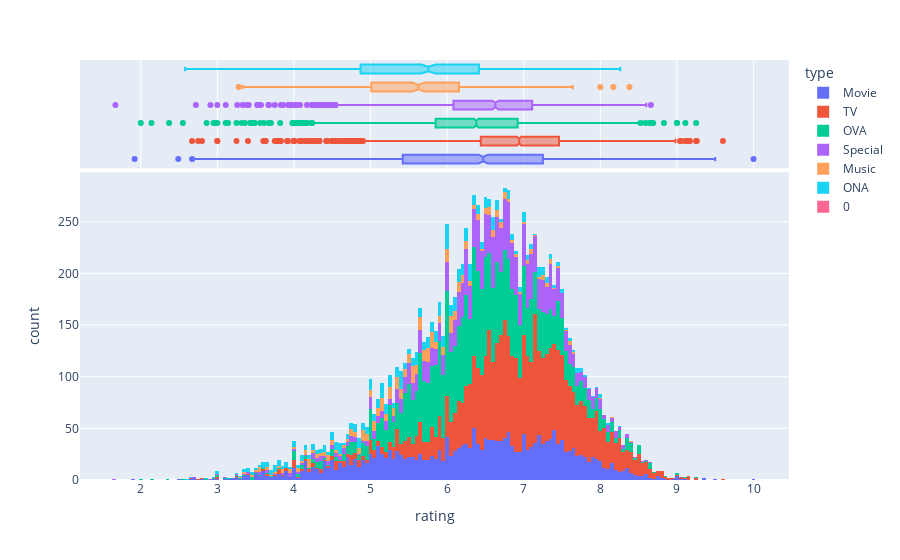

Here is the notebook cell this chart was saved with:
### Code cell
import plotly.express as px
data_import["type"] = data_import["type"].fillna(0)
px.histogram(data_import, x = "rating", color = "type", marginal = "box")

### Figure 1 — Plotly figure (JSON) as saved in the notebook; plotly's stock layout.template omitted (floating-point values rounded to 4 significant figures; data arrays with more than 128 entries replaced by an {"elided": "..."} marker saying what was removed)
{"data": [{"alignmentgroup": "True", "bingroup": "x", "hovertemplate": "type=Movie<br>rating=%{x}<br>count=%{y}<extra></extra>", "legendgroup": "Movie", "marker": {"color": "#636efa"}, "name": "Movie", "offsetgroup": "Movie", "orientation": "v", "showlegend": true, "type": "histogram", "x": {"elided": "2348 float values"}, "xaxis": "x", "yaxis": "y"}, {"alignmentgroup": "True", "hovertemplate": "type=Movie<br>rating=%{x}<extra></extra>", "legendgroup": "Movie", "marker": {"color": "#636efa"}, "name": "Movie", "notched": true, "offsetgroup": "Movie", "showlegend": false, "type": "box", "x": {"elided": "2348 float values"}, "xaxis": "x2", "yaxis": "y2"}, {"alignmentgroup": "True", "bingroup": "x", "hovertemplate": "type=TV<br>rating=%{x}<br>count=%{y}<extra></extra>", "legendgroup": "TV", "marker": {"color": "#EF553B"}, "name": "TV", "offsetgroup": "TV", "orientation": "v", "showlegend": true, "type": "histogram", "x": {"elided": "3787 float values"}, "xaxis": "x", "yaxis": "y"}, {"alignmentgroup": "True", "hovertemplate": "type=TV<br>rating=%{x}<extra></extra>", "legendgroup": "TV", "marker": {"color": "#EF553B"}, "name": "TV", "notched": true, "offsetgroup": "TV", "showlegend": false, "type": "box", "x": {"elided": "3787 float values"}, "xaxis": "x2", "yaxis": "y2"}, {"alignmentgroup": "True", "bingroup": "x", "hovertemplate": "type=OVA<br>rating=%{x}<br>count=%{y}<extra></extra>", "legendgroup": "OVA", "marker": {"color": "#00cc96"}, "name": "OVA", "offsetgroup": "OVA", "orientation": "v", "showlegend": true, "type": "histogram", "x": {"elided": "3311 float values"}, "xaxis": "x", "yaxis": "y"}, {"alignmentgroup": "True", "hovertemplate": "type=OVA<br>rating=%{x}<extra></extra>", "legendgroup": "OVA", "marker": {"color": "#00cc96"}, "name": "OVA", "notched": true, "offsetgroup": "OVA", "showlegend": false, "type": "box", "x": {"elided": "3311 float values"}, "xaxis": "x2", "yaxis": "y2"}, {"alignmentgroup": "True", "bingroup": "x", "hovertemplate": "type=Special<br>rating=%{x}<br>count=%{y}<extra></extra>", "legendgroup": "Special", "marker": {"color": "#ab63fa"}, "name": "Special", "offsetgroup": "Special", "orientation": "v", "showlegend": true, "type": "histogram", "x": {"elided": "1676 float values"}, "xaxis": "x", "yaxis": "y"}, {"alignmentgroup": "True", "hovertemplate": "type=Special<br>rating=%{x}<extra></extra>", "legendgroup": "Special", "marker": {"color": "#ab63fa"}, "name": "Special", "notched": true, "offsetgroup": "Special", "showlegend": false, "type": "box", "x": {"elided": "1676 float values"}, "xaxis": "x2", "yaxis": "y2"}, {"alignmentgroup": "True", "bingroup": "x", "hovertemplate": "type=Music<br>rating=%{x}<br>count=%{y}<extra></extra>", "legendgroup": "Music", "marker": {"color": "#FFA15A"}, "name": "Music", "offsetgroup": "Music", "orientation": "v", "showlegend": true, "type": "histogram", "x": {"elided": "488 float values"}, "xaxis": "x", "yaxis": "y"}, {"alignmentgroup": "True", "hovertemplate": "type=Music<br>rating=%{x}<extra></extra>", "legendgroup": "Music", "marker": {"color": "#FFA15A"}, "name": "Music", "notched": true, "offsetgroup": "Music", "showlegend": false, "type": "box", "x": {"elided": "488 float values"}, "xaxis": "x2", "yaxis": "y2"}, {"alignmentgroup": "True", "bingroup": "x", "hovertemplate": "type=ONA<br>rating=%{x}<br>count=%{y}<extra></extra>", "legendgroup": "ONA", "marker": {"color": "#19d3f3"}, "name": "ONA", "offsetgroup": "ONA", "orientation": "v", "showlegend": true, "type": "histogram", "x": {"elided": "659 float values"}, "xaxis": "x", "yaxis": "y"}, {"alignmentgroup": "True", "hovertemplate": "type=ONA<br>rating=%{x}<extra></extra>", "legendgroup": "ONA", "marker": {"color": "#19d3f3"}, "name": "ONA", "notched": true, "offsetgroup": "ONA", "showlegend": false, "type": "box", "x": {"elided": "659 float values"}, "xaxis": "x2", "yaxis": "y2"}, {"alignmentgroup": "True", "bingroup": "x", "hovertemplate": "type=0<br>rating=%{x}<br>count=%{y}<extra></extra>", "legendgroup": "0", "marker": {"color": "#FF6692"}, "name": "0", "offsetgroup": "0", "orientation": "v", "showlegend": true, "type": "histogram", "x": [null, null, null, null, null, null, null, null, null, null, null, null, null, null, null, null, null, null, null, null, null, null, null, null, null], "xaxis": "x", "yaxis": "y"}, {"alignmentgroup": "True", "hovertemplate": "type=0<br>rating=%{x}<extra></extra>", "legendgroup": "0", "marker": {"color": "#FF6692"}, "name": "0", "notched": true, "offsetgroup": "0", "showlegend": false, "type": "box", "x": [null, null, null, null, null, null, null, null, null, null, null, null, null, null, null, null, null, null, null, null, null, null, null, null, null], "xaxis": "x2", "yaxis": "y2"}], "layout": {"barmode": "relative", "legend": {"title": {"text": "type"}, "tracegroupgap": 0}, "margin": {"t": 60}, "xaxis": {"anchor": "y", "domain": [0, 1], "title": {"text": "rating"}}, "xaxis2": {"anchor": "y2", "domain": [0, 1], "matches": "x", "showgrid": true, "showticklabels": false}, "yaxis": {"anchor": "x", "domain": [0, 0.7326], "title": {"text": "count"}}, "yaxis2": {"anchor": "x2", "domain": [0.7426, 1], "matches": "y2", "showgrid": false, "showline": false, "showticklabels": false, "ticks": ""}}}
